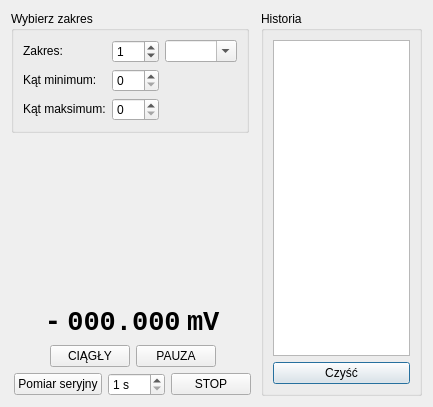
<?xml version="1.0" encoding="UTF-8"?>
<ui version="4.0">
 <class>Dialog</class>
 <widget class="QDialog" name="Dialog">
  <property name="geometry">
   <rect>
    <x>0</x>
    <y>0</y>
    <width>433</width>
    <height>407</height>
   </rect>
  </property>
  <property name="sizePolicy">
   <sizepolicy hsizetype="Preferred" vsizetype="Preferred">
    <horstretch>0</horstretch>
    <verstretch>0</verstretch>
   </sizepolicy>
  </property>
  <property name="maximumSize">
   <size>
    <width>16777215</width>
    <height>16777215</height>
   </size>
  </property>
  <property name="windowTitle">
   <string>Dialog</string>
  </property>
  <layout class="QGridLayout" name="gridLayout">
   <item row="0" column="2" rowspan="3">
    <widget class="QGroupBox" name="groupBox_3">
     <property name="title">
      <string>Historia</string>
     </property>
     <layout class="QVBoxLayout" name="verticalLayout_2">
      <item>
       <widget class="QPlainTextEdit" name="plainTextEdit"/>
      </item>
      <item>
       <widget class="QPushButton" name="pb_czysc">
        <property name="text">
         <string>Czyść</string>
        </property>
       </widget>
      </item>
     </layout>
    </widget>
   </item>
   <item row="0" column="0">
    <widget class="QGroupBox" name="groupBox_2">
     <property name="title">
      <string>Wybierz zakres</string>
     </property>
     <layout class="QGridLayout" name="gridLayout_2">
      <item row="3" column="0">
       <widget class="QLabel" name="label_7">
        <property name="sizePolicy">
         <sizepolicy hsizetype="Preferred" vsizetype="Fixed">
          <horstretch>0</horstretch>
          <verstretch>0</verstretch>
         </sizepolicy>
        </property>
        <property name="text">
         <string>Kąt minimum:</string>
        </property>
       </widget>
      </item>
      <item row="1" column="0">
       <widget class="QLabel" name="label_9">
        <property name="sizePolicy">
         <sizepolicy hsizetype="Preferred" vsizetype="Fixed">
          <horstretch>0</horstretch>
          <verstretch>0</verstretch>
         </sizepolicy>
        </property>
        <property name="text">
         <string>Zakres:</string>
        </property>
       </widget>
      </item>
      <item row="1" column="1">
       <widget class="QSpinBox" name="range_spinBox">
        <property name="suffix">
         <string/>
        </property>
        <property name="maximum">
         <number>900</number>
        </property>
        <property name="value">
         <number>1</number>
        </property>
       </widget>
      </item>
      <item row="1" column="2">
       <widget class="QComboBox" name="unit_combo">
        <property name="editable">
         <bool>true</bool>
        </property>
        <property name="currentText">
         <string/>
        </property>
        <property name="currentIndex">
         <number>-1</number>
        </property>
       </widget>
      </item>
      <item row="3" column="1">
       <widget class="QSpinBox" name="angle_min_spin">
        <property name="maximum">
         <number>180</number>
        </property>
       </widget>
      </item>
      <item row="4" column="0">
       <widget class="QLabel" name="label_8">
        <property name="sizePolicy">
         <sizepolicy hsizetype="Preferred" vsizetype="Fixed">
          <horstretch>0</horstretch>
          <verstretch>0</verstretch>
         </sizepolicy>
        </property>
        <property name="text">
         <string>Kąt maksimum:</string>
        </property>
       </widget>
      </item>
      <item row="4" column="1">
       <widget class="QSpinBox" name="angle_max_spin">
        <property name="maximum">
         <number>180</number>
        </property>
       </widget>
      </item>
     </layout>
    </widget>
   </item>
   <item row="1" column="0">
    <spacer name="verticalSpacer">
     <property name="orientation">
      <enum>Qt::Vertical</enum>
     </property>
     <property name="sizeHint" stdset="0">
      <size>
       <width>20</width>
       <height>5</height>
      </size>
     </property>
    </spacer>
   </item>
   <item row="2" column="0" colspan="2">
    <layout class="QVBoxLayout" name="verticalLayout">
     <item>
      <layout class="QHBoxLayout" name="horizontalLayout">
       <item>
        <spacer name="horizontalSpacer_10">
         <property name="orientation">
          <enum>Qt::Horizontal</enum>
         </property>
         <property name="sizeHint" stdset="0">
          <size>
           <width>40</width>
           <height>20</height>
          </size>
         </property>
        </spacer>
       </item>
       <item>
        <widget class="QLabel" name="sign_label">
         <property name="sizePolicy">
          <sizepolicy hsizetype="Fixed" vsizetype="Fixed">
           <horstretch>0</horstretch>
           <verstretch>0</verstretch>
          </sizepolicy>
         </property>
         <property name="font">
          <font>
           <family>Courier New</family>
           <pointsize>20</pointsize>
           <weight>75</weight>
           <bold>true</bold>
          </font>
         </property>
         <property name="text">
          <string>-</string>
         </property>
         <property name="alignment">
          <set>Qt::AlignRight|Qt::AlignTrailing|Qt::AlignVCenter</set>
         </property>
        </widget>
       </item>
       <item>
        <widget class="QLabel" name="value_label">
         <property name="sizePolicy">
          <sizepolicy hsizetype="Fixed" vsizetype="Fixed">
           <horstretch>0</horstretch>
           <verstretch>0</verstretch>
          </sizepolicy>
         </property>
         <property name="font">
          <font>
           <family>Courier New</family>
           <pointsize>20</pointsize>
           <weight>75</weight>
           <bold>true</bold>
          </font>
         </property>
         <property name="text">
          <string>000.000</string>
         </property>
         <property name="alignment">
          <set>Qt::AlignBottom|Qt::AlignHCenter</set>
         </property>
        </widget>
       </item>
       <item>
        <widget class="QLabel" name="unit_label">
         <property name="sizePolicy">
          <sizepolicy hsizetype="Fixed" vsizetype="Fixed">
           <horstretch>0</horstretch>
           <verstretch>0</verstretch>
          </sizepolicy>
         </property>
         <property name="font">
          <font>
           <family>Courier New</family>
           <pointsize>20</pointsize>
           <weight>75</weight>
           <bold>true</bold>
          </font>
         </property>
         <property name="text">
          <string>mV</string>
         </property>
         <property name="alignment">
          <set>Qt::AlignLeading|Qt::AlignLeft|Qt::AlignVCenter</set>
         </property>
        </widget>
       </item>
       <item>
        <spacer name="horizontalSpacer_9">
         <property name="orientation">
          <enum>Qt::Horizontal</enum>
         </property>
         <property name="sizeHint" stdset="0">
          <size>
           <width>40</width>
           <height>20</height>
          </size>
         </property>
        </spacer>
       </item>
      </layout>
     </item>
     <item>
      <layout class="QHBoxLayout" name="horizontalLayout_2">
       <item>
        <spacer name="horizontalSpacer">
         <property name="orientation">
          <enum>Qt::Horizontal</enum>
         </property>
         <property name="sizeHint" stdset="0">
          <size>
           <width>40</width>
           <height>20</height>
          </size>
         </property>
        </spacer>
       </item>
       <item>
        <widget class="QPushButton" name="pb_ciagly">
         <property name="text">
          <string>CIĄGŁY</string>
         </property>
        </widget>
       </item>
       <item>
        <widget class="QPushButton" name="pb_pauza">
         <property name="text">
          <string>PAUZA</string>
         </property>
        </widget>
       </item>
       <item>
        <spacer name="horizontalSpacer_2">
         <property name="orientation">
          <enum>Qt::Horizontal</enum>
         </property>
         <property name="sizeHint" stdset="0">
          <size>
           <width>40</width>
           <height>20</height>
          </size>
         </property>
        </spacer>
       </item>
      </layout>
     </item>
     <item>
      <layout class="QHBoxLayout" name="horizontalLayout_3">
       <item>
        <spacer name="horizontalSpacer_5">
         <property name="orientation">
          <enum>Qt::Horizontal</enum>
         </property>
         <property name="sizeHint" stdset="0">
          <size>
           <width>40</width>
           <height>20</height>
          </size>
         </property>
        </spacer>
       </item>
       <item>
        <widget class="QPushButton" name="pb_series_start">
         <property name="sizePolicy">
          <sizepolicy hsizetype="Fixed" vsizetype="Fixed">
           <horstretch>0</horstretch>
           <verstretch>0</verstretch>
          </sizepolicy>
         </property>
         <property name="text">
          <string>Pomiar seryjny</string>
         </property>
        </widget>
       </item>
       <item>
        <widget class="QSpinBox" name="sb_interval">
         <property name="suffix">
          <string> s</string>
         </property>
         <property name="minimum">
          <number>1</number>
         </property>
         <property name="maximum">
          <number>150</number>
         </property>
         <property name="value">
          <number>1</number>
         </property>
        </widget>
       </item>
       <item>
        <widget class="QPushButton" name="pb_series_stop">
         <property name="text">
          <string>STOP</string>
         </property>
        </widget>
       </item>
       <item>
        <spacer name="horizontalSpacer_6">
         <property name="orientation">
          <enum>Qt::Horizontal</enum>
         </property>
         <property name="sizeHint" stdset="0">
          <size>
           <width>40</width>
           <height>20</height>
          </size>
         </property>
        </spacer>
       </item>
      </layout>
     </item>
    </layout>
   </item>
   <item row="0" column="1">
    <spacer name="horizontalSpacer_3">
     <property name="orientation">
      <enum>Qt::Horizontal</enum>
     </property>
     <property name="sizeHint" stdset="0">
      <size>
       <width>115</width>
       <height>20</height>
      </size>
     </property>
    </spacer>
   </item>
  </layout>
 </widget>
 <resources/>
 <connections/>
</ui>
